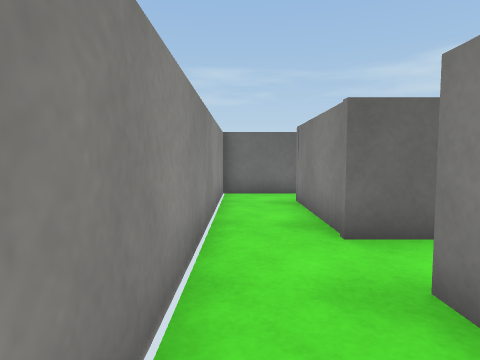
View 1 (above)

14 first-person views from a walk through a Unity game level. The camera is 0.58 m above the floor, tilts 4° down and sees 75° across. The floor is counted in squares, 0.5 m on a side. Each view is taken from the middle of a square. On the plan, view 1 faces up. The plan holds only what a view shows up to about 13 squares ahead; the rest is blank. The place goes on beyond the plan. The player is left out. Surface patterns are stand-ins for the level's own textures.

View 2
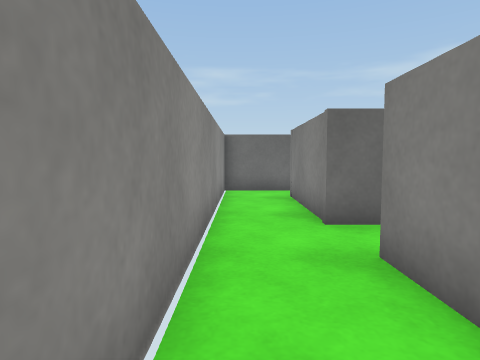

View 3
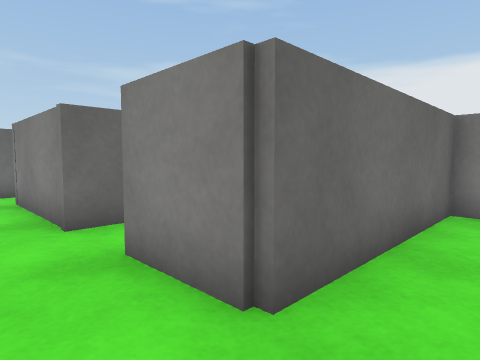

View 4
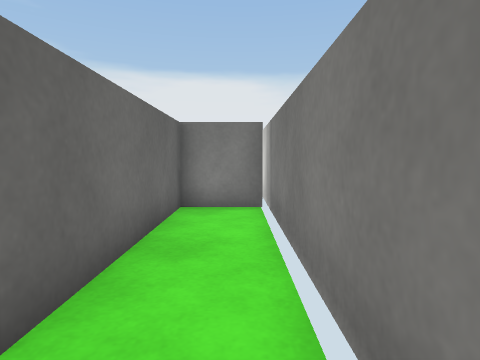

View 5
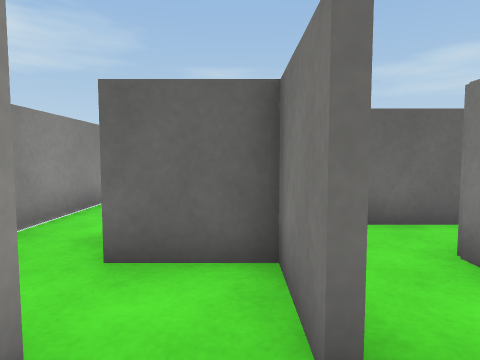

View 6
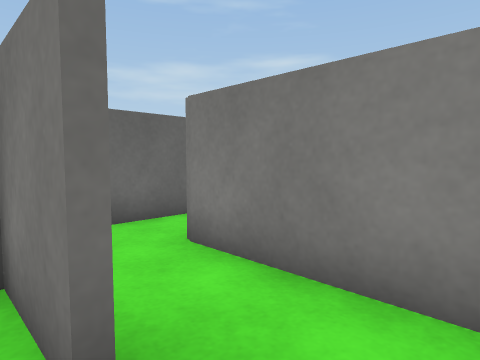

View 7
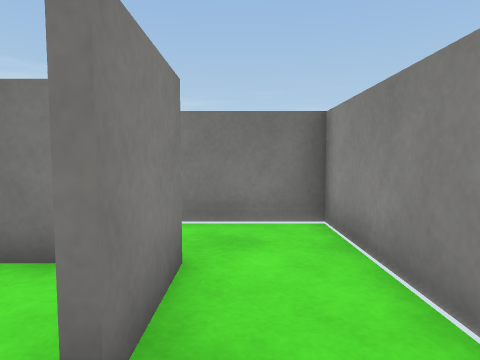

View 8
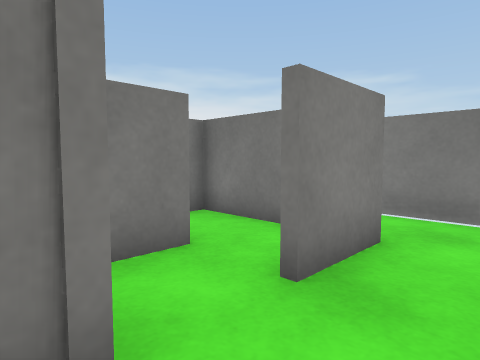

View 9
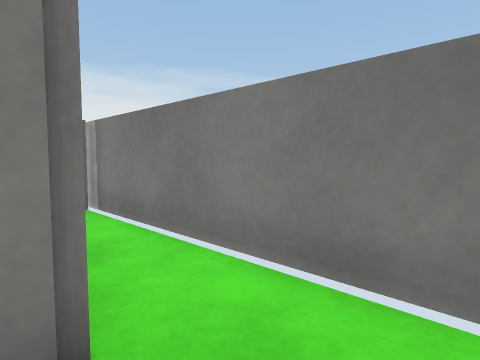

View 10
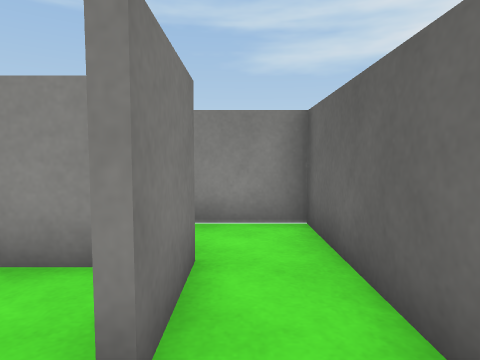

View 11
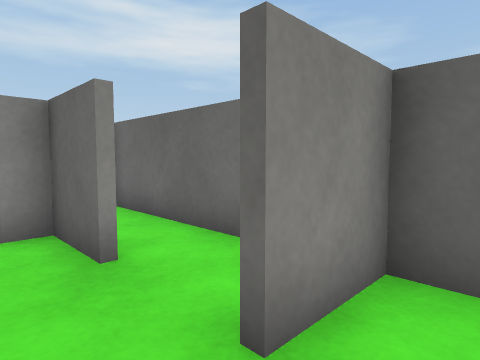

View 12
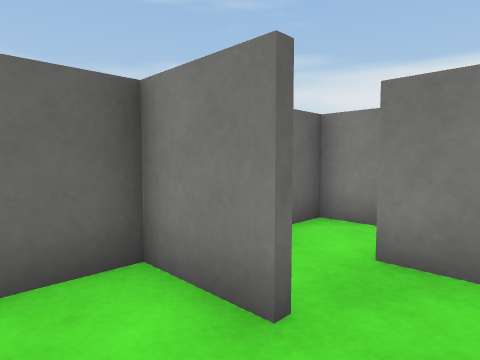

View 13
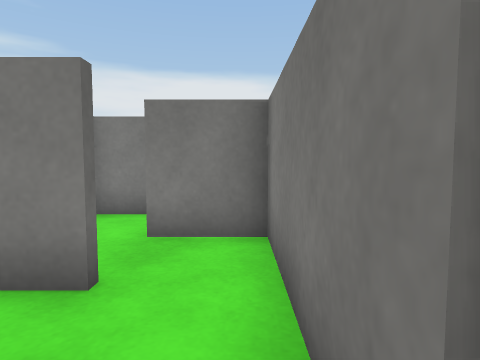

View 14
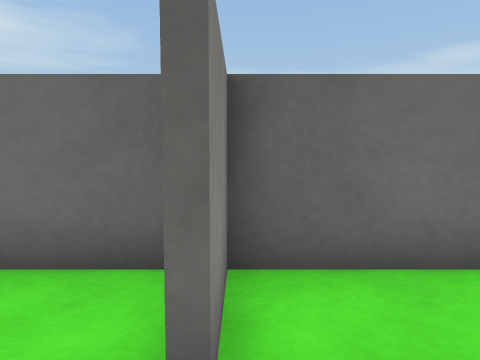

### Floor plan
Ten units are one square. View 1 is at (0, 0); x grows to the right and y downward. Boxes are objects, and circles mark ways between rooms. Rooms are numbered by the first view taken in them; rooms with no view inside come last. Other rooms are left out.
<svg viewBox="-11 -107 110 129">
<path fill="none" stroke="#000" d="M16 -44 16 -85 36 -85M24 -44 14 -44M55 -4 16 -4 16 -26M34 -102 -6 -102 -6 17 55 17M34 -25 34 -44 24 -44M30 -6 56 -6 56 -48M69 -64 51 -64M56 -82 56 -102M45 -66 76 -66 76 -84M59 -102 59 -82M94 -89 94 -102 34 -102M35 -66 45 -66M36 -83 17 -83 17 -64M55 17 82 17M74 16 74 -4 55 -4"/>
<circle cx="20" cy="-30" r="3" fill="#2a7"/>
<circle cx="25" cy="-90" r="3" fill="#2a7"/>
<circle cx="50" cy="10" r="3" fill="#2a7"/>
<circle cx="40" cy="-70" r="3" fill="#2a7"/>
<text x="10" y="-40">1</text>
<text x="40" y="-20">2</text>
<text x="60" y="-80">3</text>
<text x="30" y="-60">4</text>
<text x="60" y="0">5</text>
</svg>
Room 1 opens to room 2. Room 1 opens to room 3. Room 1 opens to room 5. Room 3 opens to room 4.

Where each view was taken, in squares from view 1:
view 1: 0 up, 0 right, facing up
view 2: 1 down, 0 right, facing up
view 3: 1 down, 0 right, facing up-right
view 4: 1 down, 0 right, facing right
view 5: 1 up, 3 right, facing up
view 6: 1 up, 3 right, facing up-right
view 7: 4 up, 1 right, facing down
view 8: 5 up, 0 right, facing down-right
view 9: 1 up, 0 right, facing down-right
view 10: 9 up, 5 right, facing left
view 11: 7 up, 7 right, facing up-left
view 12: 7 up, 4 right, facing up-right
view 13: 7 up, 3 right, facing right
view 14: 7 up, 6 right, facing up
